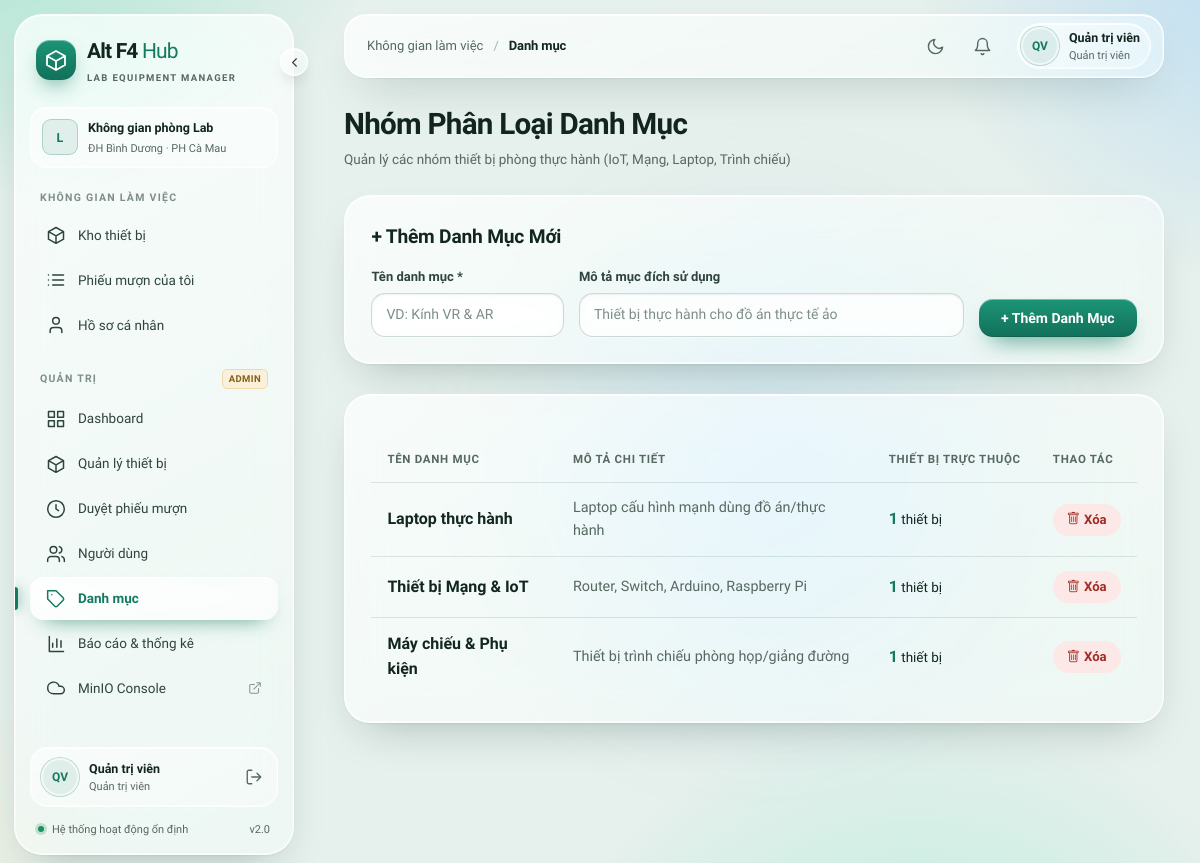
Screenshot of /admin/categories.php (signed in) with the database file from the repository.
### tables this page shows
CREATE TABLE IF NOT EXISTS categories (
    id INT AUTO_INCREMENT PRIMARY KEY,
    name VARCHAR(100) NOT NULL,
    description TEXT
);

### src/admin/categories.php (the view, shortened to what this page needs)
<?php
require_once '../config.php';
$categories = $pdo->query("SELECT c.*, COUNT(d.id) as device_count FROM categories c LEFT JOIN devices d ON c.id = d.category_id GROUP BY c.id ORDER BY c.id DESC")->fetchAll();
?>
<!DOCTYPE html>
<html lang="vi">
<head>
    <?php include __DIR__ . '/../head.php'; ?>
</head>
<body>
<?php include __DIR__ . '/../navbar.php'; ?>
<main class="container">
    <div style="margin-bottom: 25px;">
        <h1 style="font-size: 2rem; font-weight: 800; margin: 0; letter-spacing: -0.03em;">Nhóm Phân Loại Danh Mục</h1>
        <p style="color: #64748B; margin: 6px 0 0; font-size: 0.95rem;">Quản lý các nhóm thiết bị phòng thực hành (IoT, Mạng, Laptop, Trình chiếu)</p>
    </div>
    <div class="glass-box">
        <h3 style="margin-top: 0; margin-bottom: 15px; font-size: 1.2rem; font-weight: 700;">+ Thêm Danh Mục Mới</h3>
        <form method="POST" style="display: grid; grid-template-columns: 1fr 2fr auto; gap: 15px; align-items: end;">
            <div>
                <label class="form-label">Tên danh mục *</label>
                <input type="text" name="name" class="form-control" placeholder="VD: Kính VR & AR" required>
            </div>
            <div>
                <label class="form-label">Mô tả mục đích sử dụng</label>
                <input type="text" name="description" class="form-control" placeholder="Thiết bị thực hành cho đồ án thực tế ảo">
            </div>
            <div>
                <button type="submit" class="btn-primary">+ Thêm Danh Mục</button>
            </div>
        </form>
    </div>
    <div class="glass-box">
        <table>
            <thead>
                <tr>
                    <th>Tên Danh Mục</th>
                    <th>Mô Tả Chi Tiết</th>
                    <th>Thiết Bị Trực Thuộc</th>
                    <th>Thao Tác</th>
                </tr>
            </thead>
            <tbody>
                <?php foreach ($categories as $cat): ?>
                    <tr>
                        <td><strong style="font-size: 1rem;"><?= htmlspecialchars($cat['name']) ?></strong></td>
                        <td style="color: #64748B; font-size: 0.9rem;"><?= htmlspecialchars($cat['description'] ?? 'Chưa có mô tả') ?></td>
                        <td><strong style="color: #2563EB; font-size: 1rem;"><?= $cat['device_count'] ?></strong> thiết bị</td>
                        <td>
                            <a href="?delete=<?= $cat['id'] ?>" onclick="return confirm('Bạn có chắc chắn muốn xóa danh mục này?')" class="btn-delete">
                                <i class="bi bi-trash"></i> Xóa
                            </a>
                        </td>
                    </tr>
                <?php endforeach; ?>
            </tbody>
        </table>
    </div>
</main>
</body>
</html>

### src/admin/categories.php (style rules this page uses)
body { background-color: #E6EDF6; font-family: 'Plus Jakarta Sans', sans-serif; color: #020C21; margin: 0; padding-bottom: 60px; }
.container { max-width: 1000px; margin: 0 auto; padding: 0 16px; }
.glass-box { background: rgba(255, 255, 255, 0.78); border: 1px solid rgba(255, 255, 255, 0.9); border-radius: 28px; padding: 30px; backdrop-filter: blur(40px); box-shadow: 0 16px 40px rgba(15, 24, 47, 0.05); margin-bottom: 30px; }
.form-label { display: block; font-size: 0.85rem; font-weight: 600; margin-bottom: 6px; color: #334155; }
.form-control { width: 100%; padding: 10px 14px; border-radius: 12px; border: 1px solid #CBD5E1; background: rgba(255, 255, 255, 0.9); box-sizing: border-box; font-family: inherit; font-size: 0.9rem; outline: none; }
.btn-primary { background: #0F182F; color: #fff; padding: 11px 24px; border-radius: 999px; border: none; font-weight: 700; cursor: pointer; transition: all 0.2s ease; }
table { width: 100%; border-collapse: collapse; margin-top: 15px; }
th, td { padding: 14px 16px; text-align: left; border-bottom: 1px solid rgba(206, 213, 224, 0.6); }
th { font-size: 0.8rem; text-transform: uppercase; color: #64748B; font-weight: 700; letter-spacing: 0.05em; }
.btn-delete { display: inline-flex; align-items: center; gap: 4px; background: #FEE2E2; color: #DC2626; padding: 6px 14px; border-radius: 999px; text-decoration: none; font-size: 0.82rem; font-weight: 700; }

### rows the page displays
categories: name "Laptop thực hành", description "Laptop cấu hình mạnh dùng đồ án/thực hành", device_count "1"
categories: name "Thiết bị Mạng & IoT", description "Router, Switch, Arduino, Raspberry Pi", device_count "1"
categories: name "Máy chiếu & Phụ kiện", description "Thiết bị trình chiếu phòng họp/giảng đường", device_count "1"

### other values shown
t_esc($navInit) "QV"
t_esc($user['fullname']) "Quản trị viên"
t_esc($navRole) "Quản trị viên"
t_esc($navTitle) "Danh mục"
